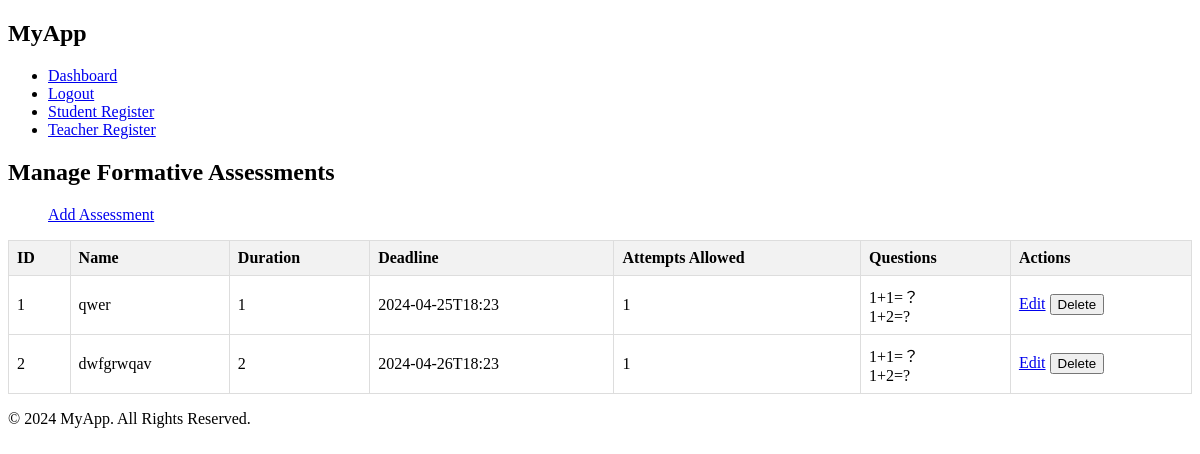
/manage_assessments (signed in), run on the app's committed database.
### app/models/assessment.py (models this page shows)
class FormativeAssessment(db.Model):
    id = db.Column(db.Integer, primary_key=True)
    name = db.Column(db.String(255), nullable=False)
    questions = db.relationship('Question', secondary='assessment_question', backref='assessments')
    parameters = db.Column(db.JSON, nullable=True)

### app/models/question.py (models this page shows)
class Question(db.Model):
    id = db.Column(db.Integer, primary_key=True)
    question_text = db.Column(db.Text, nullable=False)
    option_a = db.Column(db.String(200), nullable=False)
    option_b = db.Column(db.String(200), nullable=False)
    option_c = db.Column(db.String(200), nullable=False)
    option_d = db.Column(db.String(200), nullable=False)
    correct_option = db.Column(db.String(1), nullable=False)
    feedback = db.Column(db.Text, nullable=False)
    question_type = db.Column(db.String(50), nullable=False)

### app/routes/teacher_routes.py (the view)
@app.route('/manage_assessments', methods=['GET'])
def manage_assessments():
    if 'user_id' not in session or session['role'] != 'teacher':
        return redirect(url_for('login'))
    assessments = FormativeAssessment.query.all()
    return render_template('manage_assessments.html', assessments=assessments)

### app/templates/manage_assessments.html
{% extends "base.html" %}
{% block content %}
<div class="container">
    <h2>Manage Formative Assessments</h2>
    <ul>
        <li style="list-style-type: none"><a href="{{ url_for('add_assessment') }}" class="btn btn-success">Add Assessment</a></li>
    </ul>
    <table class="custom-table">
        <thead>
            <tr>
                <th>ID</th>
                <th>Name</th>
                <th>Duration</th>
                <th>Deadline</th>
                <th>Attempts Allowed</th>
                <th>Questions</th>
                <th>Actions</th>
            </tr>
        </thead>
        <tbody>
            {% for assessment in assessments %}
            <tr>
                <td>{{ assessment.id }}</td>
                <td>{{ assessment.name }}</td>
                <td>{{ assessment.parameters.get('duration') }}</td>
                <td>{{ assessment.parameters.get('deadline') }}</td>
                <td>{{ assessment.parameters.get('attempts') }}</td>
                <td>
                    {% for question in assessment.questions %}
                    {{ question.question_text }}<br>
                    {% endfor %}
                </td>
                <td>
                    <a href="{{ url_for('edit_assessment', assessment_id=assessment.id) }}" class="btn btn-primary">Edit</a>
                    <form action="{{ url_for('delete_assessment', assessment_id=assessment.id) }}" method="post" style="display:inline;">
                        <button type="submit" class="btn btn-danger">Delete</button>
                    </form>
                </td>
            </tr>
            {% endfor %}
        </tbody>
    </table>
</div>
{% endblock %}

### app/static/style.css (style rules this page uses)
.custom-table { border-collapse: collapse; width: 100%; }
.custom-table th, .custom-table td { border: 1px solid #dddddd; text-align: left; padding: 8px; }
.custom-table th { background-color: #f2f2f2; }

### data on the page
FormativeAssessment: id "1", name "qwer", parameters.get "1", parameters.get "2024-04-25T18:23"
Question: question_text "1+1=？"
Question: question_text "1+2=?"
FormativeAssessment: id "2", name "dwfgrwqav", parameters.get "2", parameters.get "2024-04-26T18:23", parameters.get "1"
